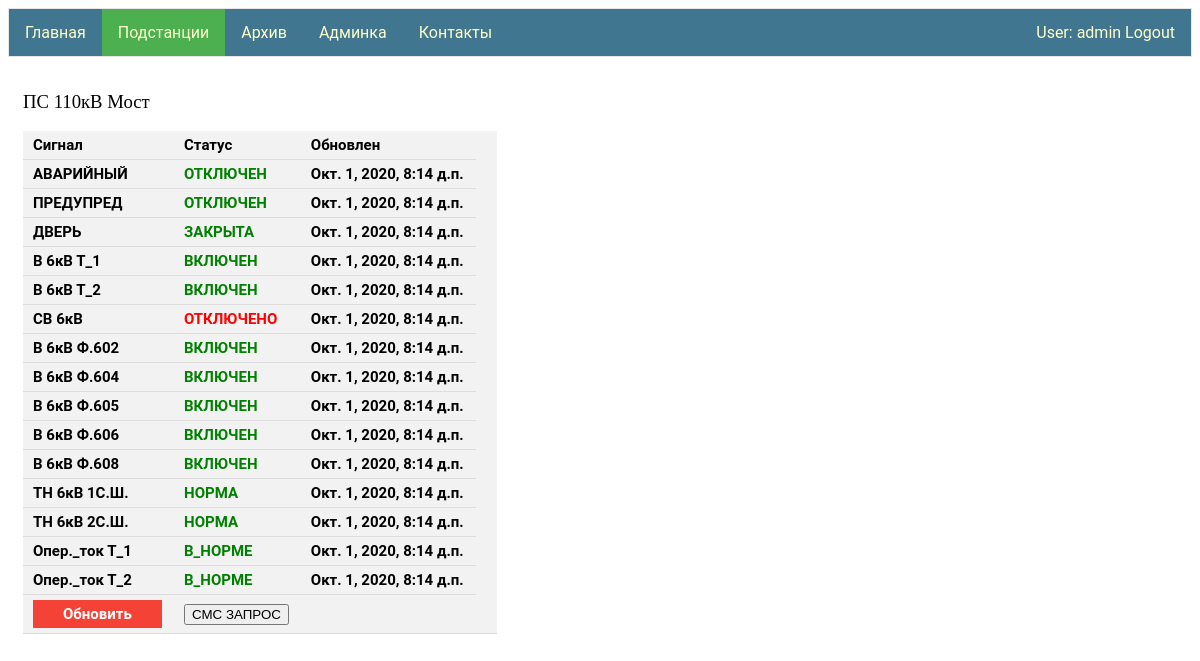
/ps/ПС 110кВ Мост/ (signed in), run on an earlier commit of the app's database.
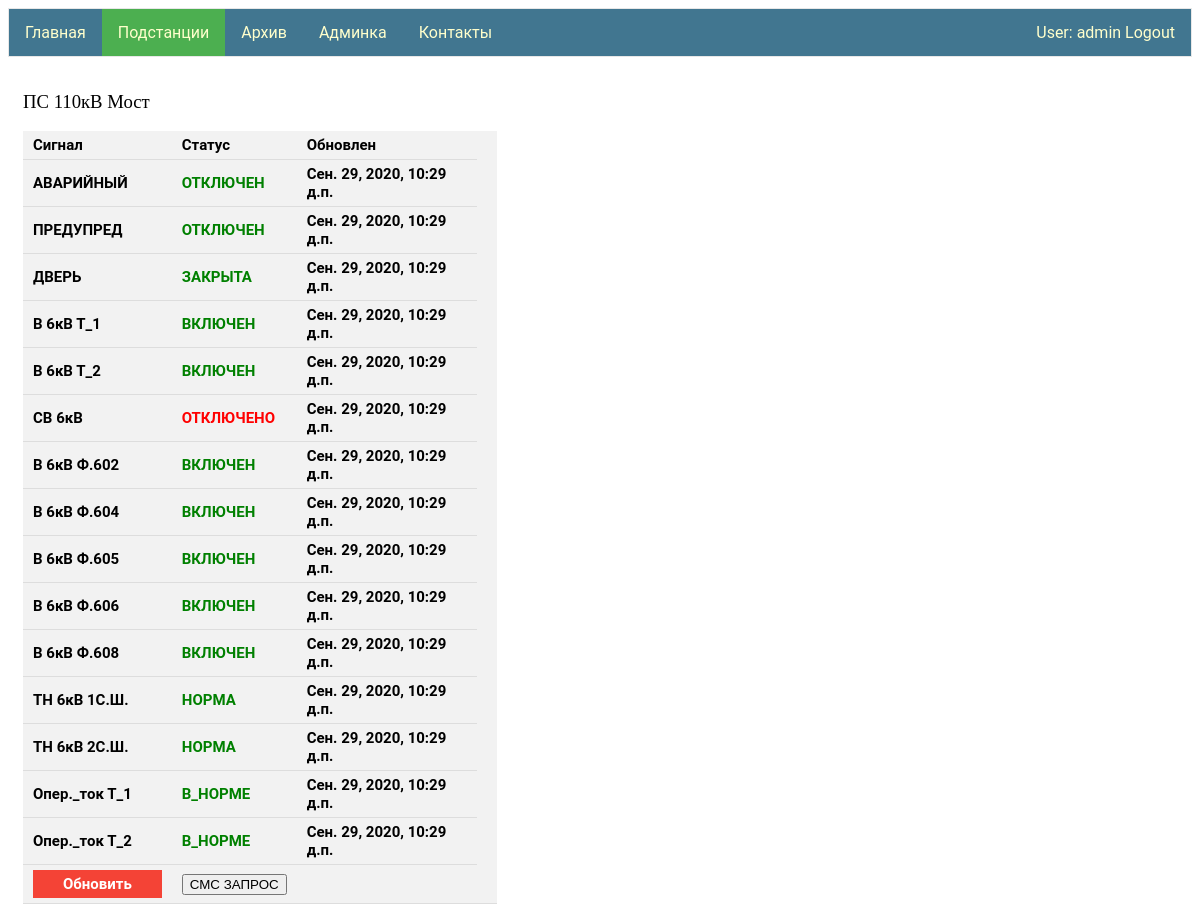
And on a later commit of the database.
### signal_PS/models.py (models this page shows)
class Signal(models.Model):
    type = models.ForeignKey(Signal_type, on_delete=models.CASCADE)
    voltage = models.ForeignKey(Voltage,null=True,blank=True, on_delete=models.SET_NULL)
    name = models.CharField(max_length=50,blank=True)
    status = models.ForeignKey(Signal_status, on_delete=models.CASCADE)
    ps = models.ForeignKey(Ps, on_delete=models.CASCADE)
    date_up = models.DateTimeField()

class Signal_type(models.Model):
    type = models.CharField(max_length=12, primary_key=True)
    inversion = models.BooleanField()

class Signal_status(models.Model):
    status = models.CharField(max_length=30, primary_key=True)
    boolean_status = models.BooleanField()

class Voltage(models.Model):
    value = models.CharField(max_length=10, primary_key=True)

### signal_PS/views.py (the view)
# urls.py: path('<str:name_ps>/', views.views_ps),
@login_required
def views_ps(request, name_ps):
    print(name_ps)
    signals = Signal.objects.filter(ps=name_ps)  # переделать
    sms_request = SmsRequest()
    status = ""
    if request.method == "POST":
        number_ps = Ps.objects.get(name=name_ps).tel_number  # переделать
        sms_request.set_send_status(number_ps)
        status = ">>> отправлено"
    data = {"signals": signals, "name": name_ps, "status": status}
    return render(request, "PS.html", context=data)

### signal_PS/templates/PS.html (shortened to what this page needs)
{% extends "base.html" %}
{% block li2 %}<a class="active" href="/ps">Подстанции</a>{% endblock li2 %}
{% block logic1 %}
<div class="column">
    <h3 style="font-family:verdana;"> {{name}} </h3>
 {% if signals.count > 0 %}
    <table >
      <tr><th>Сигнал</th><th>Статус</th><th>Обновлен</th></tr>
        {% for  signal in signals %}
            <tr><th>{{ signal.type.type }} {{ signal.voltage.value }} {{ signal.name }} </th>
                {% if signal.type.inversion == signal.status.boolean_status %}
                <th style="color:Red;">{{ signal.status.status }}</th>
                {% else %}
                <th style="color:Green;">{{ signal.status.status }}</th>
                {% endif %}
            <th> {{ signal.date_up }} </th></tr>
        {% endfor %}
    <tr><th><a id="para1" href="/ps/{{name}}">Обновить</a></th><th><form  method="POST">
        <input type="submit" value="СМС ЗАПРОС"></form></th><th style="color:MediumSeaGreen;">{{status}}</th><th><tr>
    </table>
    {% else %}
        <h3 style="font-family:verdana;"> нет данных </h3>
        <form  method="POST"><input type="submit" value="СМС ЗАПРОС"></form>
 {% endif %}
    </div>
{% endblock logic1 %}

### my_app/templates/base.html (shortened to what this page needs)
<!DOCTYPE html>
{% load staticfiles %}
<html>
<head>
   <link rel="stylesheet" href={% static "css/styles.css" %} />
</head>
<body>
    {% if user.is_authenticated %}
        <ul>
            <li>{% block li1 %}<a href="/">Главная</a>{% endblock li1 %}</li>
            <li>{% block li2 %}<a href="/ps">Подстанции</a>{% endblock li2 %}</li>
            <li>{% block li5 %}<a href="/archive">Архив</a>{% endblock li5 %}</li>
            {% if perms.my_app.staff %}
                <li>{% block li4 %}<a href="admin/" target="_blank">Админка</a>{% endblock li4 %}</li>
            {% endif %}
                <li style="float:right"><a  href="{% url 'logout'%}?next={{request.path}}">User: {{ user.get_username }} Logout</a></li>
            {% else %}
                <li style="float:right"><a href="{% url 'login'%}?next={{request.path}}">Login</a></li>
            {% endif %}
             <li>{% block li3 %}<a href="/contacts">Контакты</a>{% endblock li3 %}</li>
        </ul>
  {% block logic1 %}{% endblock logic1 %}
</body>
</html>

### my_app/static/css/styles.css (style rules this page uses)
ul { font-family: "Roboto","Lucida Grande","DejaVu Sans","Bitstream Vera Sans",Verdana,Arial,sans-serif; list-style-type: none; margin: 0; padding: 0; overflow: hidden; border: 1px solid #e7e7e7; background-color: #417690; }
#para1 { background-color: #f44336; color: white; padding: 5px 30px; text-align: center; text-decoration: none; display: inline-block; }
li { float: left; }
li a { display: block; color: #ffc; text-align: center; padding: 14px 16px; text-decoration: none; }
h3 { font-family: 'Roboto'; src: url('../fonts/Roboto-Bold-webfont.woff'); font-weight: 500; text-align: center; }
.active { background-color: #4CAF50; }

### signal_PS/templates/PS.html (style rules this page uses)
.column { float: left; width: 40%; padding: 15px; }
h3 { text-align: left; }
table { border-collapse: collapse; width: 100%; background-color: #f2f2f2; }
th, td { font-family: 'Roboto'; src: url('../fonts/Roboto-Bold-webfont.woff'); padding: 5px 10px; text-align: left; border-bottom: 1px solid #ddd; font-size: 15px }

What changed in the data, as far as the page shows it:
changed Signal "АВАРИЙНЫЙ": date_up "Окт. 1, 2020, 8:14 д.п." → "Сен. 29, 2020, 10:29 д.п."
changed Signal "ПРЕДУПРЕД": date_up "Окт. 1, 2020, 8:14 д.п." → "Сен. 29, 2020, 10:29 д.п."
changed Signal "ДВЕРЬ": date_up "Окт. 1, 2020, 8:14 д.п." → "Сен. 29, 2020, 10:29 д.п."
changed Signal (number 4 of 15 on the later page): date_up "Окт. 1, 2020, 8:14 д.п." → "Сен. 29, 2020, 10:29 д.п."
changed Signal (number 5 of 15 on the later page): date_up "Окт. 1, 2020, 8:14 д.п." → "Сен. 29, 2020, 10:29 д.п."
changed Signal "СВ": date_up "Окт. 1, 2020, 8:14 д.п." → "Сен. 29, 2020, 10:29 д.п."
changed Signal (number 7 of 15 on the later page): date_up "Окт. 1, 2020, 8:14 д.п." → "Сен. 29, 2020, 10:29 д.п."
changed Signal (number 8 of 15 on the later page): date_up "Окт. 1, 2020, 8:14 д.п." → "Сен. 29, 2020, 10:29 д.п."
changed Signal (number 9 of 15 on the later page): date_up "Окт. 1, 2020, 8:14 д.п." → "Сен. 29, 2020, 10:29 д.п."
changed Signal (number 10 of 15 on the later page): date_up "Окт. 1, 2020, 8:14 д.п." → "Сен. 29, 2020, 10:29 д.п."
changed Signal (number 11 of 15 on the later page): date_up "Окт. 1, 2020, 8:14 д.п." → "Сен. 29, 2020, 10:29 д.п."
changed Signal (number 12 of 15 on the later page): date_up "Окт. 1, 2020, 8:14 д.п." → "Сен. 29, 2020, 10:29 д.п."
changed Signal (number 13 of 15 on the later page): date_up "Окт. 1, 2020, 8:14 д.п." → "Сен. 29, 2020, 10:29 д.п."
changed Signal (number 14 of 15 on the later page): date_up "Окт. 1, 2020, 8:14 д.п." → "Сен. 29, 2020, 10:29 д.п."
changed Signal (number 15 of 15 on the later page): date_up "Окт. 1, 2020, 8:14 д.п." → "Сен. 29, 2020, 10:29 д.п."
